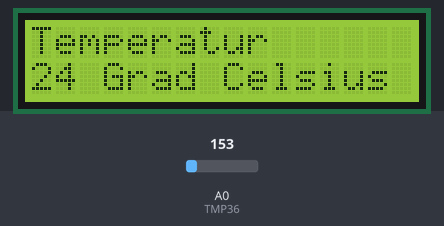
A sketch run on a simulated Arduino Uno, built with avr-gcc and run on an emulated ATmega328P. Shown: 16×2 character LCD. Inputs (shaded band) come from the test bench; at power-on: A0 (TMP36) = 153. What the sketch prints to the serial monitor is not drawn.

Above: at 1.2 s.
1.3 s: A0 (TMP36) set to 165
At 3.5 s:
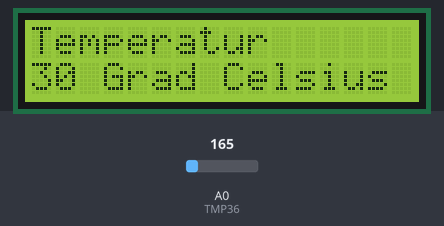
4.1 s: A0 (TMP36) set to 175
At 5.8 s:
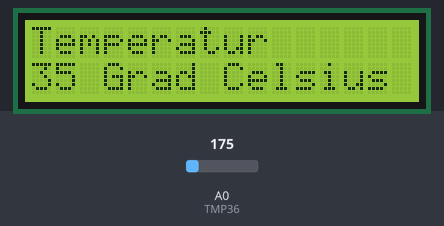
6.5 s: A0 (TMP36) set to 191
At 8.1 s:
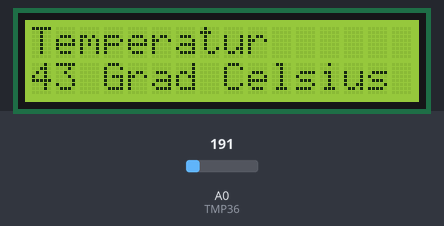
Timing chart, 0 to 9.6 s (numbered marks = the images above; inputs shaded):
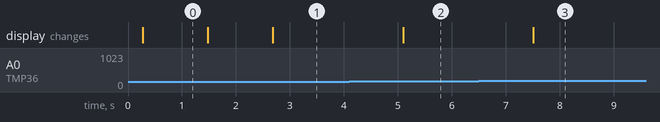

Measured:
- after the input at 1.3 s, the display: first changes after 0.18 s (image 1 shows a later state)
- after the input at 4.1 s, the display: changes after 1.0 s (image 2)
- after the input at 6.5 s, the display: changes after 1.0 s (image 3)

The sketch:

_002_digital_thermometer.ino
```cpp
#include <LiquidCrystal.h>


LiquidCrystal lcd(12, 11, 5, 4, 3, 2);

// thermal sensor
int TMP36 = A0;

int temperature = 0;
int temperatureSum = 0;

//always change these together
int temperatures[10];
int temperatureCount = 10;
//variables using other variables does not work, so next line is just broken
//int temperatures[temperatureCount];

int waitTime = 20;
int refreshTime = 1000;


void setup() {

  lcd.begin(16, 2);
  // serial stuff was just used for debugging
  Serial.begin(9600);
}


void loop() {

  temperature = 0;
  temperatureSum = 0;

  for (int i = 0; i < temperatureCount; i++) {
    // grad celsius
    temperatures[i] = map(analogRead(TMP36), 0, 410, -50, 150);
    // alternativ: grad fahrenheit
    //    temperatures[i] = map(analogRead(TMP36), 0, 410, -58, 302);
    delay(waitTime);
  }

  for (int i = 0; i < temperatureCount; i++) {
    Serial.print(temperatures[i]);
    Serial.print(" ");
    temperatureSum += temperatures[i];
  }

  temperature = temperatureSum / temperatureCount;

  lcd.setCursor(0, 0);
  lcd.print("Temperatur");
  lcd.setCursor(0, 1);
  lcd.print(temperature);
  lcd.setCursor(2, 1);
  lcd.print(" Grad Celsius");

  Serial.print(temperature);
  Serial.println(" Grad Celsius");


  delay(refreshTime);
}
```
